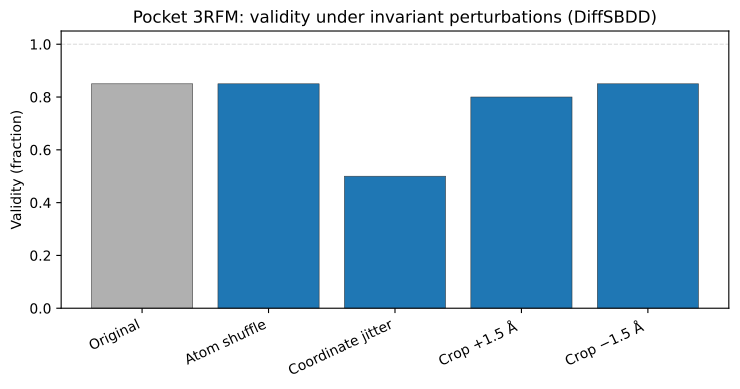

This figure's Python source:
#!/usr/bin/env python3
"""Figure 2: 3RFM validity across five conditions (DiffSBDD)."""

from __future__ import annotations

import argparse
import sys
from pathlib import Path

import matplotlib.pyplot as plt
import pandas as pd

_REPO = Path(__file__).resolve().parents[2]
_ORDER = [
    "original",
    "atom_shuffle",
    "coordinate_jitter",
    "crop_radius_plus_1.5",
    "crop_radius_minus_1.5",
]
_LABELS = [
    "Original",
    "Atom shuffle",
    "Coordinate jitter",
    r"Crop $+$1.5 Å",
    r"Crop $-$1.5 Å",
]


def _load_metrics(primary: Path, fallback: Path, pocket_id: str) -> pd.DataFrame:
    df = pd.read_csv(primary)
    sub = df[df["pocket_id"].astype(str).str.upper() == pocket_id.upper()]
    if sub.empty and fallback.is_file():
        sys.stderr.write(
            f"NOTE: pocket {pocket_id!r} not in {primary.name}; "
            f"using fallback {fallback.name} (same protocol, prior run export).\n"
        )
        df = pd.read_csv(fallback)
        sub = df[df["pocket_id"].astype(str).str.upper() == pocket_id.upper()]
    if sub.empty:
        raise FileNotFoundError(f"No rows for pocket_id={pocket_id!r}")
    return sub


def main() -> int:
    ap = argparse.ArgumentParser()
    ap.add_argument(
        "--metrics",
        type=Path,
        default=_REPO / "data/results/metrics_per_condition__run1778615375.csv",
    )
    ap.add_argument(
        "--fallback",
        type=Path,
        default=_REPO / "data/results/metrics_per_condition__run1778460947.csv",
    )
    ap.add_argument("--pocket-id", default="3RFM")
    ap.add_argument(
        "--out",
        type=Path,
        default=Path(__file__).resolve().parent / "fig2_3rfm_validity.pdf",
    )
    args = ap.parse_args()

    sub = _load_metrics(args.metrics.resolve(), args.fallback.resolve(), args.pocket_id)
    tag_to_v: dict[str, float] = {}
    for _, r in sub.iterrows():
        tag = str(r["perturbation_tag"])
        tag_to_v[tag] = float(pd.to_numeric(r["validity"], errors="coerce"))

    heights = [tag_to_v[t] for t in _ORDER]
    colors = ["#b0b0b0"] + ["#1f77b4"] * 4

    fig, ax = plt.subplots(figsize=(7.5, 4.0), facecolor="white")
    ax.set_facecolor("white")
    x = range(len(_ORDER))
    ax.bar(x, heights, color=colors, edgecolor="#333333", linewidth=0.4)
    ax.set_xticks(list(x))
    ax.set_xticklabels(_LABELS, rotation=25, ha="right")
    ax.set_ylabel("Validity (fraction)")
    ax.set_ylim(0, 1.05)
    ax.set_title(f"Pocket {args.pocket_id}: validity under invariant perturbations (DiffSBDD)")
    ax.axhline(1.0, color="#dddddd", linestyle="--", linewidth=0.8)
    fig.tight_layout()
    args.out.parent.mkdir(parents=True, exist_ok=True)
    fig.savefig(args.out, format="pdf", dpi=300, bbox_inches="tight", facecolor="white")
    plt.close(fig)
    print("Wrote", args.out.resolve())
    return 0


if __name__ == "__main__":
    raise SystemExit(main())
